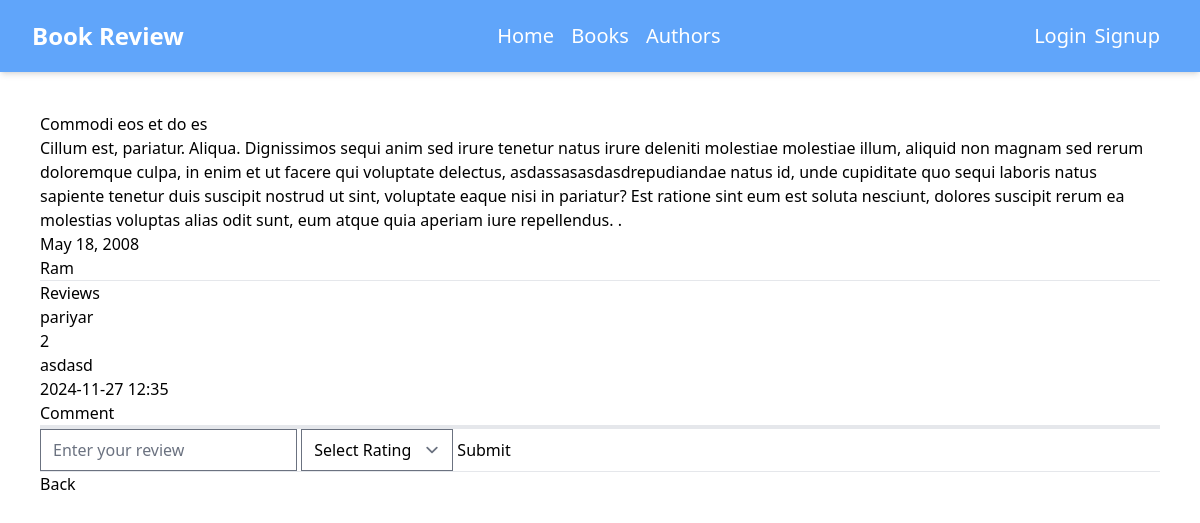
The app's page /book_details/1, older data.
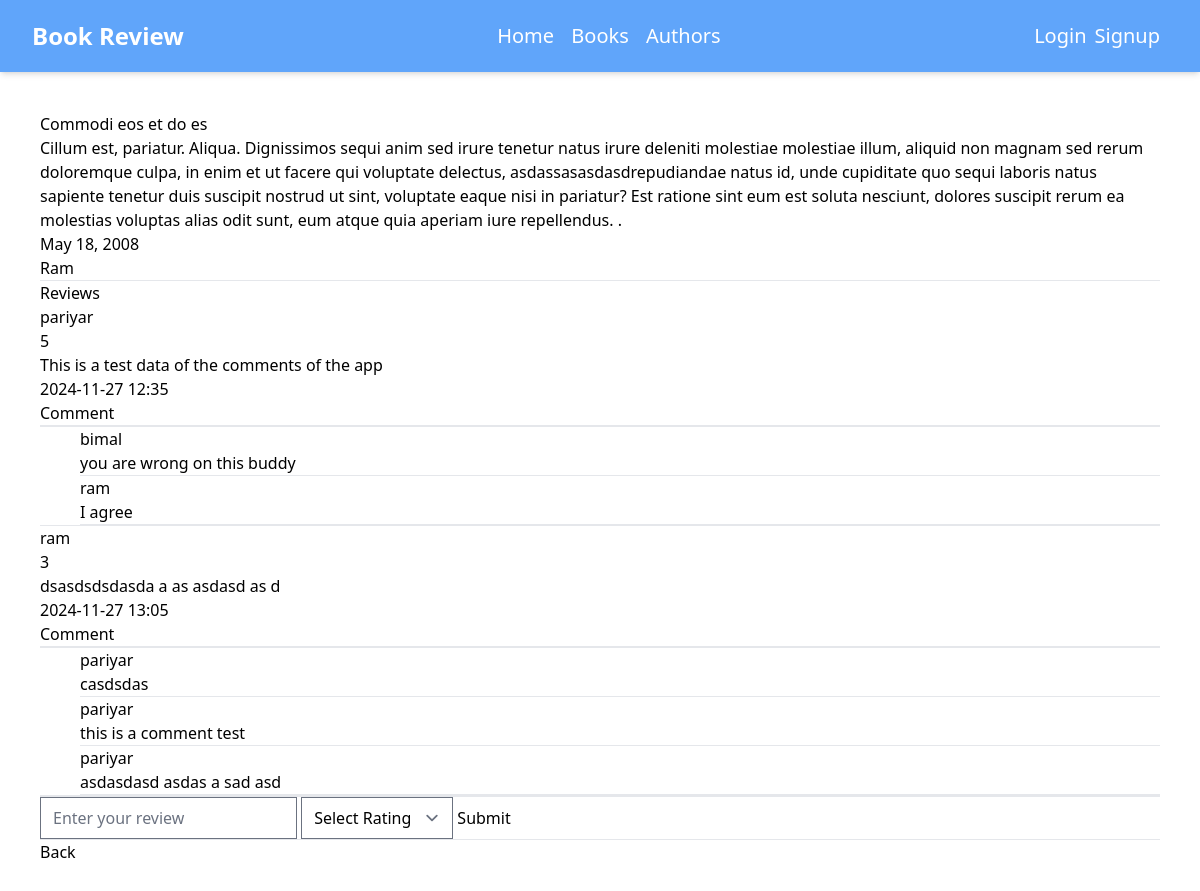
The same page, newer data.
### BookReview/models.py (models this page shows, shortened)
class Book(models.Model):
    title = models.CharField(max_length=200)
    author = models.ForeignKey(Author, on_delete=models.CASCADE, related_name='books')
    description = models.TextField(blank=True)
    published_date = models.DateField(null=True, blank=True)
    cover_image = models.ImageField(
        upload_to='book_covers/',
        null=True,
        blank=True
    )
    created_at = models.DateTimeField(auto_now_add=True)
    updated_at = models.DateTimeField(auto_now=True)

class Author(models.Model):
    name = models.CharField(max_length=150)
    bio = models.TextField(blank=True)
    profile_picture = models.ImageField(
        upload_to='author_profiles/',
        null=True,
        blank=True
    )
    created_at = models.DateTimeField(auto_now_add=True)
    updated_at = models.DateTimeField(auto_now=True)

class Review(models.Model):
    RATING_CHOICES = [
        (1, '1 Star'),
        (2, '2 Stars'),
        (3, '3 Stars'),
        (4, '4 Stars'),
        (5, '5 Stars')
    ]
    book = models.ForeignKey(Book, on_delete=models.CASCADE, related_name='reviews')
    user = models.ForeignKey(User, on_delete=models.CASCADE, related_name='reviews')
    rating = models.IntegerField(choices=RATING_CHOICES)
    review_text = models.TextField()
    created_at = models.DateTimeField(auto_now_add=True)
    updated_at = models.DateTimeField(auto_now=True)
    class Meta:
        unique_together = ('book', 'user')

class Comment(models.Model):
    review = models.ForeignKey(Review, on_delete=models.CASCADE, related_name='comments')
    user = models.ForeignKey(User, on_delete=models.CASCADE)
    comment_text = models.TextField()
    created_at = models.DateTimeField(auto_now_add=True)
    updated_at = models.DateTimeField(auto_now=True)

### BookReview/views.py (the view)
# urls.py: path("book_details/<int:book_id>", book_details, name="book_details" ),
def book_details(request, book_id):
    book = Book.objects.get(id=book_id)
    reviews = book.reviews.all()
    review_ratings = Review.RATING_CHOICES
    context = {"book": book, "reviews": reviews, "review_ratings": review_ratings}
    return render(request, "books/book_details.html", context)

### BookReview/templates/books/book_details.html (shortened to what this page needs)
{% extends "base.html" %}
{% block content %}
  <div>
    <p>{{ book.title }}</p>
    <p>{{ book.description }}</p>
    <p>{{ book.published_date }}</p>
    <p>{{ book.author.name }}</p>
    <hr />
    {% include "reviews/review_list.html" %}
    <hr />
    {% include "reviews/add_review.html" %}
    <hr />
    <button>
      <a href="{% url 'index' %}">Back</a>
    </button>
  </div>
{% endblock content %}

### BookReview/templates/base.html (shortened to what this page needs)
{% load static tailwind_tags %}
<!DOCTYPE html>
<html lang="en">
  <head>
    {% tailwind_css %}
  </head>
  <body>
    {% include "nav.html" %}
    <div class="p-10">
      {% block content %}
      {% endblock content %}
    </div>
  </body>
</html>

### BookReview/templates/nav.html (shortened to what this page needs)
<nav class="bg-blue-400 py-5 px-8 shadow-md text-white flex justify-between items-center text-xl">
    <a href="{% url "index" %}"
       class="text-2xl font-bold hover:-translate-y-1 transition">Book Review</a>
    <div class="space-x-3">
        <a class="hover:text-gray-200" href="{% url "index" %}">Home</a>
        <a class="hover:text-gray-200" href="#">Books</a>
        <a class="hover:text-gray-200" href="#">Authors</a>
    </div>
    <div class="flex items-center space-x-2">
        {% if user.is_authenticated %}
            <a class="px-3 py-2 bg-red-300 rounded-full" href="{% url 'logout' %}">Logout</a>
        {% else %}
            <a href="{% url 'login' %}">Login</a>
            <a href="{% url 'signup' %}">Signup</a>
        {% endif %}
    </div>
</nav>

### BookReview/templates/reviews/review_list.html (shortened to what this page needs)
<h2>Reviews</h2>
{% for review in reviews %}
  <p>{{ review.user.username }}</p>
  <p>{{ review.rating }}</p>
  <p>{{ review.review_text }}</p>
  <p>{{ review.created_at|date:"Y-m-d H:i" }}</p>
  <a href="#" onclick="commentReview({{ review.id }})">Comment</a>
  <hr>
  <hr>
  <div style="padding-left: 40px">
    {% for comment in review.comments.all %}
      <p>{{ comment.user.username }}</p>
      <p>{{ comment.comment_text }}</p>
      <hr>
    {% endfor %}
  </div>
  <hr />
{% empty %}
  <p>No reviews yet. Be the first to review!</p>
{% endfor %}

### BookReview/templates/reviews/add_review.html (shortened to what this page needs)
<form action="{% url 'add_review' book.id %}" method="POST">
  <input
    type="text"
    name="review_text"
    id="review_text"
    placeholder="Enter your review"
  />
  <select name="rating" id="rating">
    <option value="">Select Rating</option>
  </select>
  <input type="submit" value="Submit" />
</form>

Row changes from the older to the newer data that the page shows:
changed Review "pariyar": rating "2" → "5"; review_text "asdasd" → "This is a test data of the comments of the app"
added Comment: user.username "bimal", comment_text "you are wrong on this buddy", shown under Review "pariyar"
added Comment: user.username "ram", comment_text "I agree", shown under Review "pariyar"
added Review: user.username "ram", rating "3", review_text "dsasdsdsdasda a as asdasd as d", created_at "2024-11-27 13:05"
added Comment: user.username "pariyar", comment_text "casdsdas", shown under "ram"
added Comment: user.username "pariyar", comment_text "this is a comment test", shown under "ram"
added Comment: user.username "pariyar", comment_text "asdasdasd asdas a sad asd", shown under "ram"
